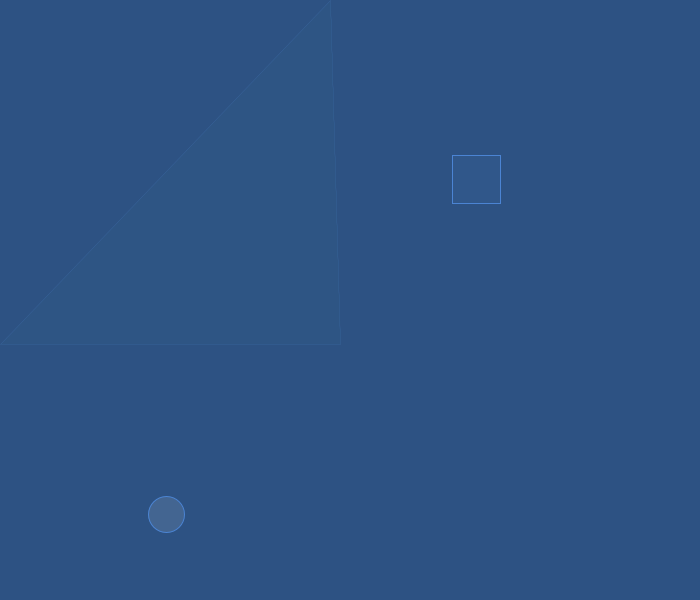
Frame 1 (no input)
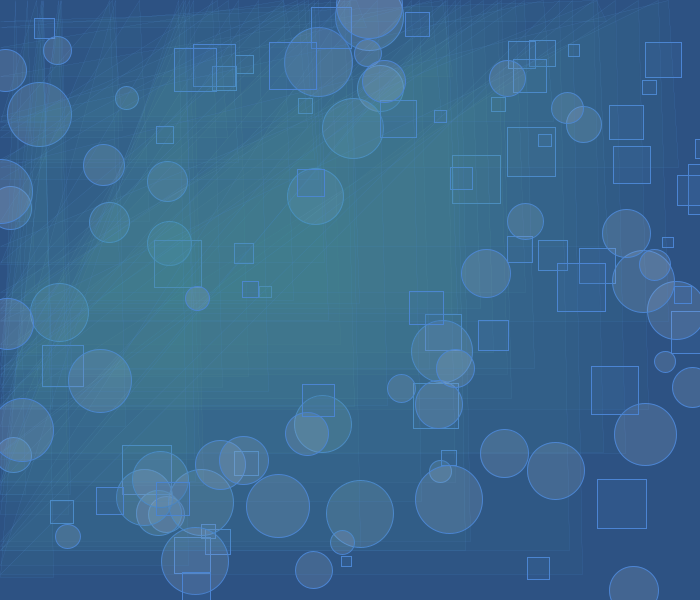
Frame 60 (the mouse pressed at the canvas centre just before this capture)
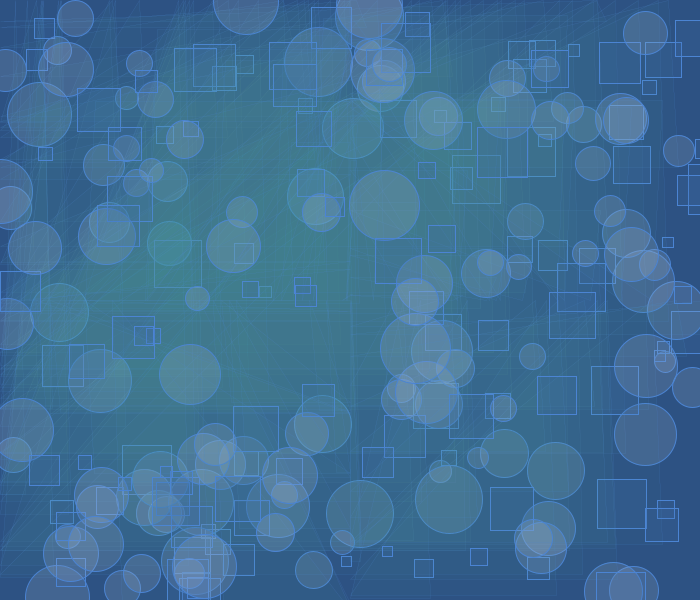
Frame 120 (the mouse held since frame 60 and released just before this capture)

The Processing sketch that drew these frames (run headless with seeded random() and noise(); from frame 60 on, the mouse is pressed at the canvas centre):

// Processing sketch: processing_2931
// ── processing_2931.pde

void setup(){
  background(45,82,131);
  size(700,600);
  smooth();
}

void draw(){
  stroke(75,132,211);
  strokeWeight(1);
  fill(63,107,167,50);
  float y = random(width);
  float z = random(height);
  float t = random (10,50);
  rect (y,z,t,t);
  
  float w = random (width);
  float x = random (height);
  fill(160,180,206,50);
  float u = random (20,70);
  ellipse (w,x,u,u);
  
  strokeWeight(1/2);
  float a = random (width);
  float b = random (height);
  fill(83,144,165,10);
  triangle(mouseX,b+15,a+10,mouseY,a+20,b+15);
}
